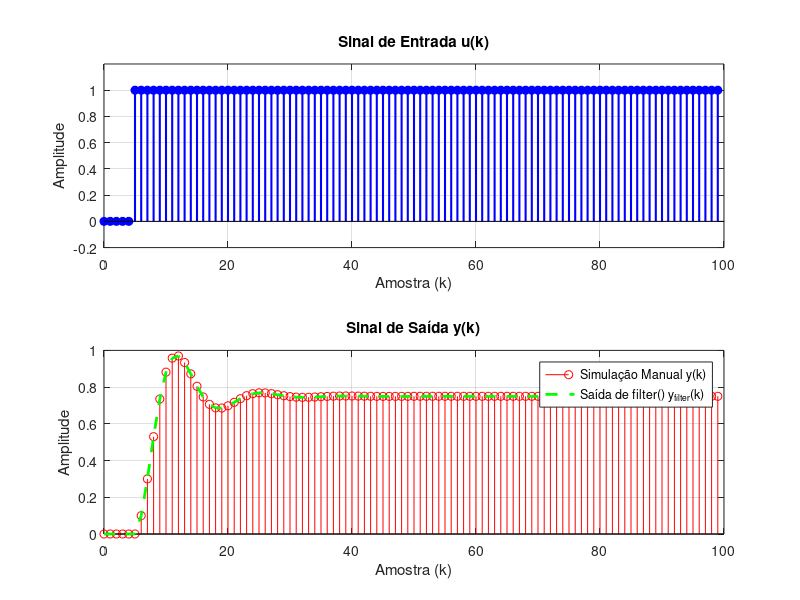

Here is the MATLAB script that generated this plot: (Note: this script raises an error after producing the figure.)
% --- Simulação de uma G(z) de Segunda Ordem via Equação a Diferenças ---

clear;
clc;
close all;

% --- 1. Definição dos Coeficientes da Equação a Diferenças ---
% G(z) = (b0*z^-1 + b1*z^-2) / (1 + a1*z^-1 + a2*z^-2)
% y(k) = -a1*y(k-1) - a2*y(k-2) + b0*u(k-1) + b1*u(k-2)

% Coeficientes do denominador (associados a y):
% Para 1 + a1_den*z^-1 + a2_den*z^-2 = 0
a1_den = -1.5; % Coeficiente de y(k-1) na forma G(z)
a2_den =  0.7;  % Coeficiente de y(k-2) na forma G(z)

% Coeficientes do numerador (associados a u):
% Para b0_num*z^-1 + b1_num*z^-2
b0_num =  0.1;  % Coeficiente de u(k-1)
b1_num =  0.05; % Coeficiente de u(k-2)

% Coeficientes para a equação a diferenças na forma y(k) = ...
% y(k) = c_y1*y(k-1) + c_y2*y(k-2) + c_u1*u(k-1) + c_u2*u(k-2)
c_y1 = -a1_den; % = 1.5
c_y2 = -a2_den; % = -0.7
c_u1 = b0_num;  % = 0.1
c_u2 = b1_num;  % = 0.05

% --- 2. Definição do Sinal de Entrada u(k) ---
Nsim = 100; % Número de amostras para a simulação
k_vec = (0:Nsim-1)'; % Vetor de tempo discreto (índices de amostra)

% Sinal de entrada: Degrau unitário começando em k=5
u = zeros(Nsim, 1);
start_step_time = 5;
u(k_vec >= start_step_time) = 1;

% Outras opções de entrada (descomente uma para testar):
% u = ones(Nsim, 1); % Degrau unitário em k=0 (se k_vec começasse em 0)
% Impulso unitário em k=start_step_time
% u_impulse = zeros(Nsim, 1);
% u_impulse(k_vec == start_step_time) = 1;
% u = u_impulse;

% --- 3. Inicialização dos Vetores e Condições Iniciais ---
y = zeros(Nsim, 1); % Vetor para armazenar a saída do sistema

% Condições iniciais para os valores passados (assumindo sistema em repouso)
y_km1 = 0; % y(k-1) inicial
y_km2 = 0; % y(k-2) inicial
u_km1 = 0; % u(k-1) inicial
u_km2 = 0; % u(k-2) inicial

% --- 4. Implementação do Loop da Equação a Diferenças ---
for k = 1:Nsim % O índice k aqui corresponde ao instante de tempo k_vec(k)
    
    % Entrada atual u_k (para esta simulação, não é usada diretamente na
    % equação se não houver termo b_(-1)*u(k), mas útil para atualizar u_km1)
    u_k_atual = u(k); 
    
    % Calcular a saída y(k) usando a equação a diferenças
    % y(k) = c_y1*y(k-1) + c_y2*y(k-2) + c_u1*u(k-1) + c_u2*u(k-2)
    y_k_atual = c_y1*y_km1 + c_y2*y_km2 + c_u1*u_km1 + c_u2*u_km2;
    
    % Armazenar a saída calculada
    y(k) = y_k_atual;
    
    % Atualizar os valores passados para a próxima iteração
    % A ordem é importante: primeiro os mais antigos
    y_km2 = y_km1;
    y_km1 = y_k_atual;
    
    u_km2 = u_km1;
    u_km1 = u_k_atual; % u(k) atual se torna u(k-1) na próxima iteração
end

% --- 5. Verificação com a Função 'filter' do MATLAB (Opcional) ---
% Para a função filter:
% num_filter = [b_const, b_z_minus_1, b_z_minus_2, ...]
% den_filter = [a_const, a_z_minus_1, a_z_minus_2, ...]
% onde a_const é geralmente 1.
% A equação é a(1)y(k) + a(2)y(k-1) + ... = b(1)u(k) + b(2)u(k-1) + ...
% Nossa equação: y(k) - c_y1*y(k-1) - c_y2*y(k-2) = c_u1*u(k-1) + c_u2*u(k-2)
% y(k) + a1_den*y(k-1) + a2_den*y(k-2) = b0_num*u(k-1) + b1_num*u(k-2)
% Então:
den_filter = [1, a1_den, a2_den];    % [1, -1.5, 0.7]
num_filter = [0, b0_num, b1_num];    % [0,  0.1, 0.05] (o '0' é para o termo u(k))

y_filter = filter(num_filter, den_filter, u);

% --- 6. Plotar os Resultados ---
figure;
% Plot da entrada u(k)
subplot(2,1,1);
stem(k_vec, u, 'b', 'MarkerFaceColor', 'b', 'LineWidth', 1.5);
title('Sinal de Entrada u(k)');
xlabel('Amostra (k)');
ylabel('Amplitude');
grid on;
ylim([-0.2, 1.2]);

% Plot da saída y(k) da simulação manual e da função filter
subplot(2,1,2);
stem(k_vec, y, 'r', 'Marker', 'o', 'DisplayName', 'Simulação Manual y(k)');
hold on;
plot(k_vec, y_filter, 'g--', 'LineWidth', 2, 'DisplayName', 'Saída de filter() y_{filter}(k)');
hold off;
title('Sinal de Saída y(k)');
xlabel('Amostra (k)');
ylabel('Amplitude');
legend show;
grid on;

sgtitle('Simulação de Sistema Discreto de 2ª Ordem');

% --- Análise Adicional (Opcional) ---
% Visualizar os pólos e zeros
% Gz = tf(num_filter, den_filter, -1); % -1 indica tempo de amostragem não especificado (discreto)
% disp('Função de Transferência G(z):');
% disp(Gz);
% pzmap(Gz);
% title('Diagrama de Pólos e Zeros de G(z)');